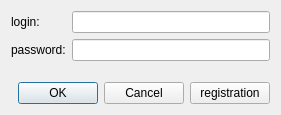
<?xml version="1.0" encoding="UTF-8"?>
<ui version="4.0">
 <class>LoginForm</class>
 <widget class="QWidget" name="LoginForm">
  <property name="geometry">
   <rect>
    <x>0</x>
    <y>0</y>
    <width>281</width>
    <height>115</height>
   </rect>
  </property>
  <property name="windowTitle">
   <string>Form</string>
  </property>
  <layout class="QVBoxLayout" name="verticalLayout">
   <item>
    <layout class="QFormLayout" name="formLayout">
     <item row="0" column="0">
      <widget class="QLabel" name="login">
       <property name="text">
        <string>login:</string>
       </property>
      </widget>
     </item>
     <item row="1" column="0">
      <widget class="QLabel" name="password">
       <property name="text">
        <string>password:</string>
       </property>
      </widget>
     </item>
     <item row="0" column="1">
      <widget class="QLineEdit" name="loginEdit"/>
     </item>
     <item row="1" column="1">
      <widget class="QLineEdit" name="passwordEdit">
       <property name="echoMode">
        <enum>QLineEdit::Password</enum>
       </property>
      </widget>
     </item>
     <item row="2" column="1">
      <spacer name="verticalSpacer">
       <property name="orientation">
        <enum>Qt::Vertical</enum>
       </property>
       <property name="sizeHint" stdset="0">
        <size>
         <width>20</width>
         <height>40</height>
        </size>
       </property>
      </spacer>
     </item>
    </layout>
   </item>
   <item>
    <layout class="QHBoxLayout" name="horizontalLayout">
     <item>
      <widget class="QDialogButtonBox" name="buttonBox">
       <property name="standardButtons">
        <set>QDialogButtonBox::Cancel|QDialogButtonBox::Ok</set>
       </property>
      </widget>
     </item>
     <item>
      <widget class="QPushButton" name="regButton">
       <property name="text">
        <string>registration</string>
       </property>
      </widget>
     </item>
    </layout>
   </item>
  </layout>
 </widget>
 <resources/>
 <connections/>
</ui>
